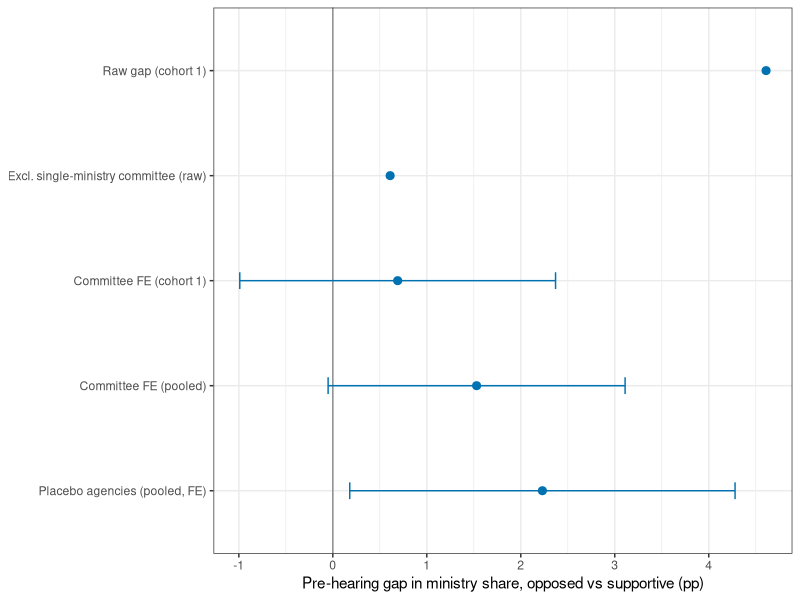
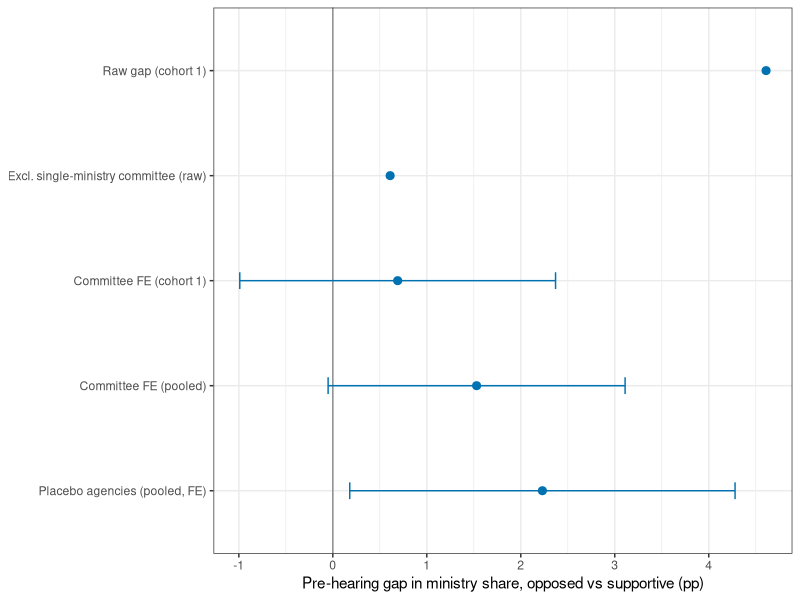

Generate these figures, in order, with R:
# Auto-generated figure for article
Sys.setenv(KBL_DATA = "/Users/kyusik/kna/data/processed")
# Figure 2: decomposition of the baseline levels gap
library(ggplot2)
d <- data.frame(
  spec = c("Raw gap (cohort 1)",
           "Excl. single-ministry committee (raw)",
           "Committee FE (cohort 1)",
           "Committee FE (pooled)",
           "Placebo agencies (pooled, FE)"),
  est = c(4.61, 0.61, 0.69, 1.53, 2.23),
  lo  = c(NA,   NA,  -0.99, -0.05, 0.18),
  hi  = c(NA,   NA,   2.37,  3.11, 4.28)
)
d$spec <- factor(d$spec, levels = rev(d$spec))
ggplot(d, aes(x = est, y = spec)) +
  geom_vline(xintercept = 0, colour = "grey55") +
  geom_errorbarh(aes(xmin = lo, xmax = hi), height = 0.16,
                 colour = "#0072B2", na.rm = TRUE) +
  geom_point(size = 2.4, colour = "#0072B2") +
  labs(x = "Pre-hearing gap in ministry share, opposed vs supportive (pp)",
       y = NULL) +
  theme_bw(base_size = 11)
ggsave("/Users/kyusik/Desktop/kyusik-github/kna-research-agents/articles/figures/2026-08-24_r27/fig_2.pdf", width = 7, height = 4.0)
